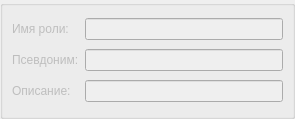
<?xml version="1.0" encoding="UTF-8"?>
<ui version="4.0">
 <class>RTPTechGroup::ModelerIde::RoleWidget</class>
 <widget class="QWidget" name="RTPTechGroup::ModelerIde::RoleWidget">
  <property name="geometry">
   <rect>
    <x>0</x>
    <y>0</y>
    <width>295</width>
    <height>119</height>
   </rect>
  </property>
  <property name="windowTitle">
   <string>Form</string>
  </property>
  <layout class="QVBoxLayout" name="verticalLayout">
   <property name="leftMargin">
    <number>0</number>
   </property>
   <property name="topMargin">
    <number>0</number>
   </property>
   <property name="rightMargin">
    <number>0</number>
   </property>
   <property name="bottomMargin">
    <number>0</number>
   </property>
   <item>
    <widget class="QGroupBox" name="groupBoxRole">
     <property name="enabled">
      <bool>false</bool>
     </property>
     <property name="title">
      <string/>
     </property>
     <layout class="QGridLayout" name="gridLayout">
      <item row="2" column="0">
       <widget class="QLabel" name="labelRoleDescription">
        <property name="text">
         <string>Описание:</string>
        </property>
       </widget>
      </item>
      <item row="1" column="0">
       <widget class="QLabel" name="labelRoleAlias">
        <property name="text">
         <string>Псевдоним:</string>
        </property>
       </widget>
      </item>
      <item row="0" column="0">
       <widget class="QLabel" name="labelRoleName">
        <property name="text">
         <string>Имя роли:</string>
        </property>
       </widget>
      </item>
      <item row="1" column="1">
       <widget class="QLineEdit" name="lineEditRoleAlias">
        <property name="maxLength">
         <number>256</number>
        </property>
       </widget>
      </item>
      <item row="0" column="1">
       <widget class="QLineEdit" name="lineEditRoleName">
        <property name="maxLength">
         <number>256</number>
        </property>
       </widget>
      </item>
      <item row="2" column="1">
       <widget class="QLineEdit" name="lineEditRoleDesc"/>
      </item>
     </layout>
    </widget>
   </item>
  </layout>
 </widget>
 <resources/>
 <connections/>
</ui>
